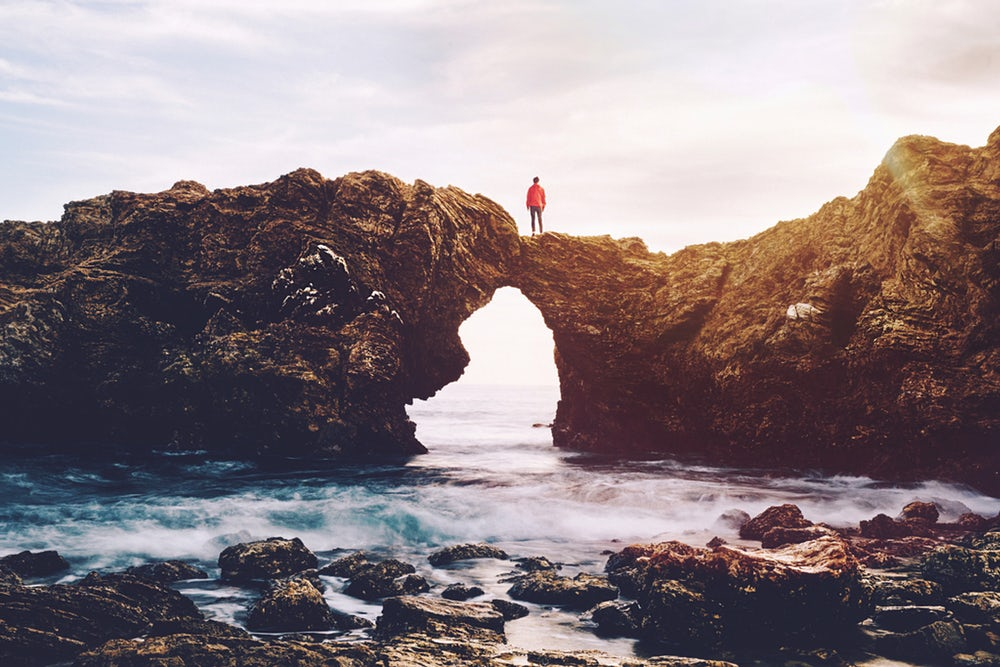
#> input picture Datasets/images/photo-1.jpg, 1000 x 667 px, found by its file name; its folder holds 4 pictures in this run
$ python 3-7.py
#> lines starting #> are read from the running program, lines starting #| are printed output that depends on the picture
                                #IMAGES

import matplotlib.pyplot as plt
import matplotlib
import numpy as np
import pandas as pd
import os
import matplotlib.image as mpimg

# Use TkAgg backend for interactive plots
matplotlib.use('TkAgg')

img_filenames = sorted(os.listdir('c:/Users/Aashitha/Downloads/Datasets/Datasets/images'))
img_path = "c:/Users/Aashitha/Downloads/Datasets/Datasets/images"
imgs = []
for file in img_filenames:
    read_img = mpimg.imread(os.path.join(img_path, file))
#> read_img is the input picture: shape (667, 1000, 3); mean R, G, B 139, 126.5, 130.5
    imgs.append(read_img)

gray=lambda rgb : np.dot(rgb[... , :3] , [0.299 , 0.587, 0.114])
img=gray(imgs[0])
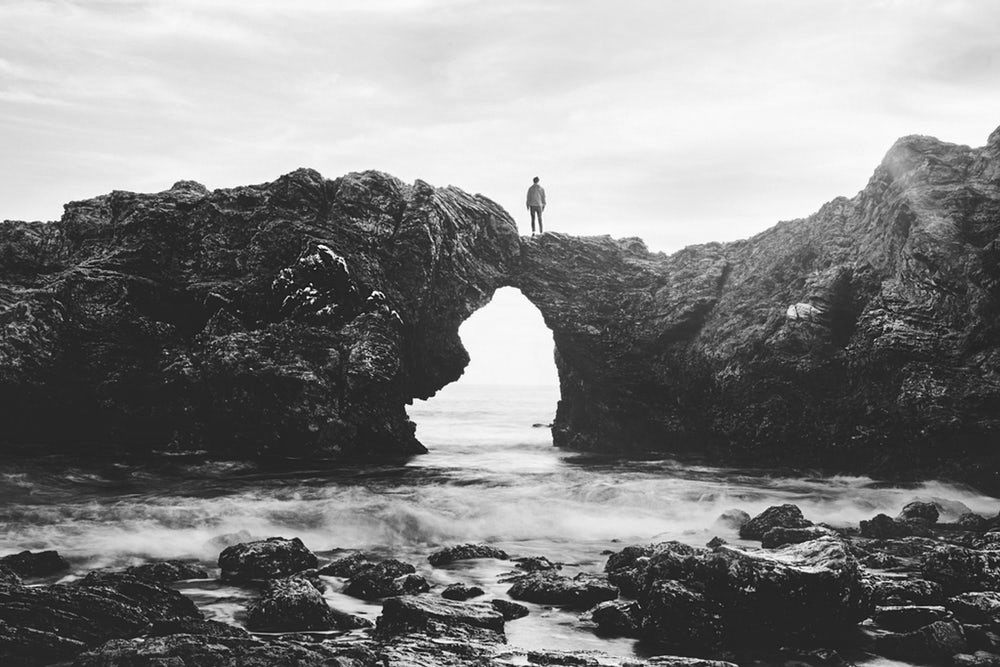
#> img: shape (667, 1000) float64; min 1.79, max 255, mean 130.7

# Create subplot
fig, axes = plt.subplots(2, 2)
fig.figsize = (6, 6)
fig.dpi = 150
axes = axes.ravel()
# Specify labels
labels = ['coast', 'beach', 'building', 'city at night']
# Plot images
for i in range(len(imgs)):
    axes[i].imshow(imgs[i])
    axes[i].set_xticks([])
    axes[i].set_yticks([])
    axes[i].set_xlabel(labels[i])
plt.show()
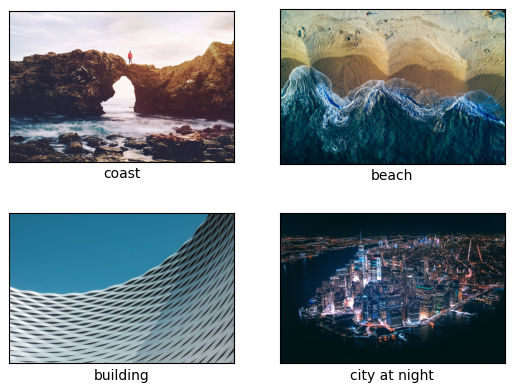
#> figure drawn by matplotlib, 4 panels
